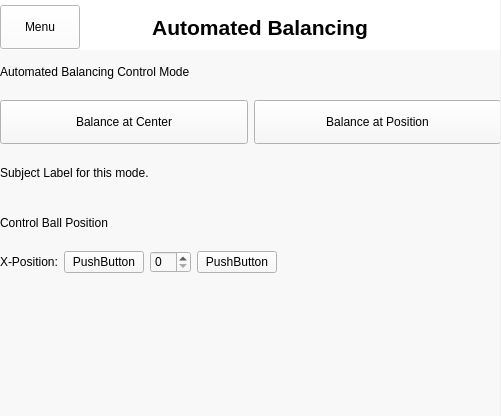
<?xml version="1.0" encoding="UTF-8"?>
<ui version="4.0">
 <class>Form</class>
 <widget class="QWidget" name="Form">
  <property name="geometry">
   <rect>
    <x>0</x>
    <y>0</y>
    <width>501</width>
    <height>416</height>
   </rect>
  </property>
  <property name="windowTitle">
   <string>Form</string>
  </property>
  <widget class="QWidget" name="widget" native="true">
   <property name="geometry">
    <rect>
     <x>0</x>
     <y>0</y>
     <width>500</width>
     <height>416</height>
    </rect>
   </property>
   <property name="sizePolicy">
    <sizepolicy hsizetype="Fixed" vsizetype="Fixed">
     <horstretch>0</horstretch>
     <verstretch>0</verstretch>
    </sizepolicy>
   </property>
   <property name="minimumSize">
    <size>
     <width>500</width>
     <height>416</height>
    </size>
   </property>
   <property name="maximumSize">
    <size>
     <width>500</width>
     <height>416</height>
    </size>
   </property>
   <property name="palette">
    <palette>
     <active>
      <colorrole role="Button">
       <brush brushstyle="SolidPattern">
        <color alpha="255">
         <red>248</red>
         <green>248</green>
         <blue>248</blue>
        </color>
       </brush>
      </colorrole>
      <colorrole role="Base">
       <brush brushstyle="SolidPattern">
        <color alpha="255">
         <red>248</red>
         <green>248</green>
         <blue>248</blue>
        </color>
       </brush>
      </colorrole>
      <colorrole role="Window">
       <brush brushstyle="SolidPattern">
        <color alpha="255">
         <red>248</red>
         <green>248</green>
         <blue>248</blue>
        </color>
       </brush>
      </colorrole>
     </active>
     <inactive>
      <colorrole role="Button">
       <brush brushstyle="SolidPattern">
        <color alpha="255">
         <red>248</red>
         <green>248</green>
         <blue>248</blue>
        </color>
       </brush>
      </colorrole>
      <colorrole role="Base">
       <brush brushstyle="SolidPattern">
        <color alpha="255">
         <red>248</red>
         <green>248</green>
         <blue>248</blue>
        </color>
       </brush>
      </colorrole>
      <colorrole role="Window">
       <brush brushstyle="SolidPattern">
        <color alpha="255">
         <red>248</red>
         <green>248</green>
         <blue>248</blue>
        </color>
       </brush>
      </colorrole>
     </inactive>
     <disabled>
      <colorrole role="Button">
       <brush brushstyle="SolidPattern">
        <color alpha="255">
         <red>248</red>
         <green>248</green>
         <blue>248</blue>
        </color>
       </brush>
      </colorrole>
      <colorrole role="Base">
       <brush brushstyle="SolidPattern">
        <color alpha="255">
         <red>248</red>
         <green>248</green>
         <blue>248</blue>
        </color>
       </brush>
      </colorrole>
      <colorrole role="Window">
       <brush brushstyle="SolidPattern">
        <color alpha="255">
         <red>248</red>
         <green>248</green>
         <blue>248</blue>
        </color>
       </brush>
      </colorrole>
     </disabled>
    </palette>
   </property>
   <property name="styleSheet">
    <string notr="true">background-color: rgb(248, 248, 248);</string>
   </property>
   <widget class="QWidget" name="PanelHeader" native="true">
    <property name="geometry">
     <rect>
      <x>0</x>
      <y>0</y>
      <width>500</width>
      <height>54</height>
     </rect>
    </property>
    <property name="sizePolicy">
     <sizepolicy hsizetype="Fixed" vsizetype="Fixed">
      <horstretch>0</horstretch>
      <verstretch>0</verstretch>
     </sizepolicy>
    </property>
    <property name="styleSheet">
     <string notr="true">background-color: rgb(255, 255, 255);</string>
    </property>
    <layout class="QGridLayout" name="gridLayout">
     <item row="0" column="0">
      <widget class="QPushButton" name="pushButton_5">
       <property name="minimumSize">
        <size>
         <width>0</width>
         <height>44</height>
        </size>
       </property>
       <property name="palette">
        <palette>
         <active>
          <colorrole role="Button">
           <brush brushstyle="SolidPattern">
            <color alpha="255">
             <red>255</red>
             <green>255</green>
             <blue>255</blue>
            </color>
           </brush>
          </colorrole>
          <colorrole role="Base">
           <brush brushstyle="SolidPattern">
            <color alpha="255">
             <red>255</red>
             <green>255</green>
             <blue>255</blue>
            </color>
           </brush>
          </colorrole>
          <colorrole role="Window">
           <brush brushstyle="SolidPattern">
            <color alpha="255">
             <red>255</red>
             <green>255</green>
             <blue>255</blue>
            </color>
           </brush>
          </colorrole>
         </active>
         <inactive>
          <colorrole role="Button">
           <brush brushstyle="SolidPattern">
            <color alpha="255">
             <red>255</red>
             <green>255</green>
             <blue>255</blue>
            </color>
           </brush>
          </colorrole>
          <colorrole role="Base">
           <brush brushstyle="SolidPattern">
            <color alpha="255">
             <red>255</red>
             <green>255</green>
             <blue>255</blue>
            </color>
           </brush>
          </colorrole>
          <colorrole role="Window">
           <brush brushstyle="SolidPattern">
            <color alpha="255">
             <red>255</red>
             <green>255</green>
             <blue>255</blue>
            </color>
           </brush>
          </colorrole>
         </inactive>
         <disabled>
          <colorrole role="Button">
           <brush brushstyle="SolidPattern">
            <color alpha="255">
             <red>255</red>
             <green>255</green>
             <blue>255</blue>
            </color>
           </brush>
          </colorrole>
          <colorrole role="Base">
           <brush brushstyle="SolidPattern">
            <color alpha="255">
             <red>255</red>
             <green>255</green>
             <blue>255</blue>
            </color>
           </brush>
          </colorrole>
          <colorrole role="Window">
           <brush brushstyle="SolidPattern">
            <color alpha="255">
             <red>255</red>
             <green>255</green>
             <blue>255</blue>
            </color>
           </brush>
          </colorrole>
         </disabled>
        </palette>
       </property>
       <property name="text">
        <string>Menu</string>
       </property>
      </widget>
     </item>
     <item row="0" column="2">
      <widget class="QLabel" name="label">
       <property name="font">
        <font>
         <family>Arial</family>
         <pointsize>16</pointsize>
         <weight>75</weight>
         <bold>true</bold>
         <kerning>false</kerning>
        </font>
       </property>
       <property name="text">
        <string>Automated Balancing</string>
       </property>
       <property name="alignment">
        <set>Qt::AlignCenter</set>
       </property>
      </widget>
     </item>
     <item row="0" column="4">
      <spacer name="horizontalSpacer_2">
       <property name="orientation">
        <enum>Qt::Horizontal</enum>
       </property>
       <property name="sizeHint" stdset="0">
        <size>
         <width>40</width>
         <height>20</height>
        </size>
       </property>
      </spacer>
     </item>
     <item row="0" column="1">
      <spacer name="horizontalSpacer_3">
       <property name="orientation">
        <enum>Qt::Horizontal</enum>
       </property>
       <property name="sizeHint" stdset="0">
        <size>
         <width>25</width>
         <height>20</height>
        </size>
       </property>
      </spacer>
     </item>
     <item row="0" column="3">
      <spacer name="horizontalSpacer_4">
       <property name="orientation">
        <enum>Qt::Horizontal</enum>
       </property>
       <property name="sizeHint" stdset="0">
        <size>
         <width>40</width>
         <height>20</height>
        </size>
       </property>
      </spacer>
     </item>
    </layout>
   </widget>
   <widget class="QWidget" name="verticalLayoutWidget">
    <property name="geometry">
     <rect>
      <x>0</x>
      <y>50</y>
      <width>501</width>
      <height>223</height>
     </rect>
    </property>
    <layout class="QVBoxLayout" name="verticalLayout">
     <item>
      <widget class="QLabel" name="label_2">
       <property name="text">
        <string>Automated Balancing Control Mode</string>
       </property>
      </widget>
     </item>
     <item>
      <layout class="QHBoxLayout" name="horizontalLayout">
       <item>
        <widget class="QPushButton" name="pushButton">
         <property name="minimumSize">
          <size>
           <width>0</width>
           <height>44</height>
          </size>
         </property>
         <property name="palette">
          <palette>
           <active>
            <colorrole role="Button">
             <brush brushstyle="SolidPattern">
              <color alpha="255">
               <red>248</red>
               <green>248</green>
               <blue>248</blue>
              </color>
             </brush>
            </colorrole>
            <colorrole role="Base">
             <brush brushstyle="SolidPattern">
              <color alpha="255">
               <red>248</red>
               <green>248</green>
               <blue>248</blue>
              </color>
             </brush>
            </colorrole>
            <colorrole role="Window">
             <brush brushstyle="SolidPattern">
              <color alpha="255">
               <red>248</red>
               <green>248</green>
               <blue>248</blue>
              </color>
             </brush>
            </colorrole>
           </active>
           <inactive>
            <colorrole role="Button">
             <brush brushstyle="SolidPattern">
              <color alpha="255">
               <red>248</red>
               <green>248</green>
               <blue>248</blue>
              </color>
             </brush>
            </colorrole>
            <colorrole role="Base">
             <brush brushstyle="SolidPattern">
              <color alpha="255">
               <red>248</red>
               <green>248</green>
               <blue>248</blue>
              </color>
             </brush>
            </colorrole>
            <colorrole role="Window">
             <brush brushstyle="SolidPattern">
              <color alpha="255">
               <red>248</red>
               <green>248</green>
               <blue>248</blue>
              </color>
             </brush>
            </colorrole>
           </inactive>
           <disabled>
            <colorrole role="Button">
             <brush brushstyle="SolidPattern">
              <color alpha="255">
               <red>248</red>
               <green>248</green>
               <blue>248</blue>
              </color>
             </brush>
            </colorrole>
            <colorrole role="Base">
             <brush brushstyle="SolidPattern">
              <color alpha="255">
               <red>248</red>
               <green>248</green>
               <blue>248</blue>
              </color>
             </brush>
            </colorrole>
            <colorrole role="Window">
             <brush brushstyle="SolidPattern">
              <color alpha="255">
               <red>248</red>
               <green>248</green>
               <blue>248</blue>
              </color>
             </brush>
            </colorrole>
           </disabled>
          </palette>
         </property>
         <property name="text">
          <string>Balance at Center</string>
         </property>
        </widget>
       </item>
       <item>
        <widget class="QPushButton" name="pushButton_3">
         <property name="minimumSize">
          <size>
           <width>0</width>
           <height>44</height>
          </size>
         </property>
         <property name="text">
          <string>Balance at Position</string>
         </property>
        </widget>
       </item>
      </layout>
     </item>
     <item>
      <widget class="QLabel" name="label_3">
       <property name="text">
        <string>Subject Label for this mode.</string>
       </property>
      </widget>
     </item>
     <item>
      <widget class="QLabel" name="label_4">
       <property name="text">
        <string>Control Ball Position</string>
       </property>
      </widget>
     </item>
     <item>
      <layout class="QHBoxLayout" name="horizontalLayout_2">
       <property name="sizeConstraint">
        <enum>QLayout::SetDefaultConstraint</enum>
       </property>
       <item>
        <widget class="QLabel" name="label_5">
         <property name="text">
          <string>X-Position:</string>
         </property>
        </widget>
       </item>
       <item>
        <widget class="QPushButton" name="pushButton_2">
         <property name="text">
          <string>PushButton</string>
         </property>
        </widget>
       </item>
       <item>
        <widget class="QSpinBox" name="spinBox"/>
       </item>
       <item>
        <widget class="QPushButton" name="pushButton_4">
         <property name="text">
          <string>PushButton</string>
         </property>
        </widget>
       </item>
       <item>
        <spacer name="horizontalSpacer">
         <property name="orientation">
          <enum>Qt::Horizontal</enum>
         </property>
         <property name="sizeHint" stdset="0">
          <size>
           <width>40</width>
           <height>20</height>
          </size>
         </property>
        </spacer>
       </item>
      </layout>
     </item>
    </layout>
   </widget>
  </widget>
 </widget>
 <resources/>
 <connections/>
</ui>
